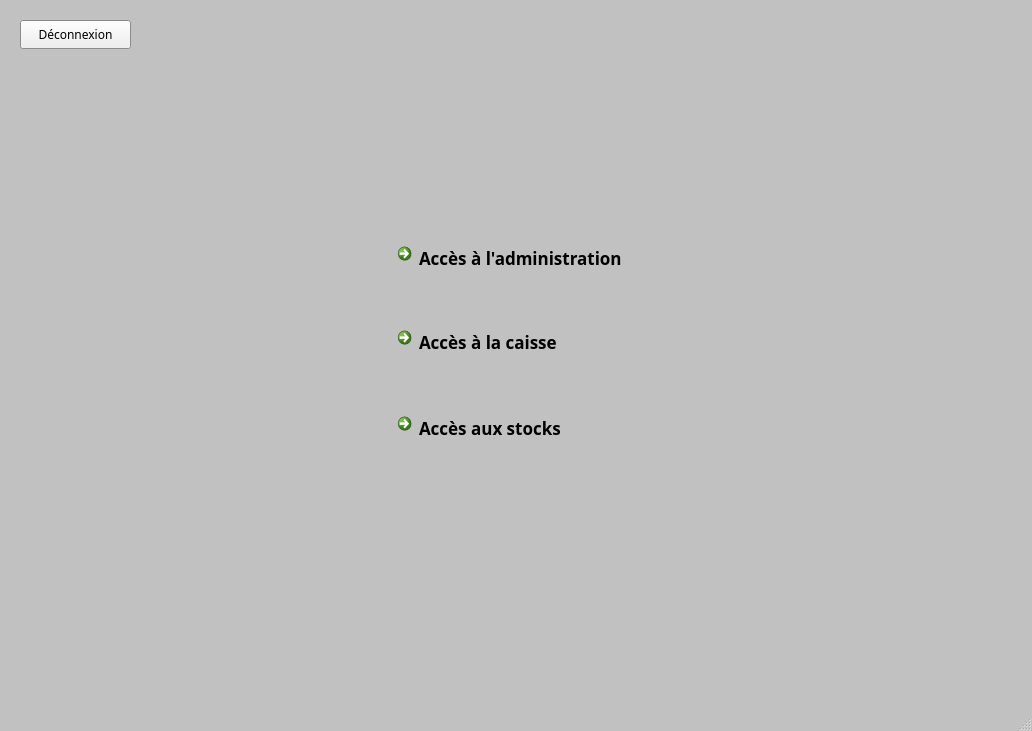
<?xml version="1.0" encoding="UTF-8"?>
<ui version="4.0">
 <class>Menu</class>
 <widget class="QMainWindow" name="Menu">
  <property name="geometry">
   <rect>
    <x>0</x>
    <y>0</y>
    <width>1032</width>
    <height>731</height>
   </rect>
  </property>
  <property name="palette">
   <palette>
    <active>
     <colorrole role="Window">
      <brush brushstyle="SolidPattern">
       <color alpha="255">
        <red>193</red>
        <green>193</green>
        <blue>193</blue>
       </color>
      </brush>
     </colorrole>
    </active>
    <inactive>
     <colorrole role="Window">
      <brush brushstyle="SolidPattern">
       <color alpha="255">
        <red>193</red>
        <green>193</green>
        <blue>193</blue>
       </color>
      </brush>
     </colorrole>
    </inactive>
    <disabled>
     <colorrole role="Base">
      <brush brushstyle="SolidPattern">
       <color alpha="255">
        <red>193</red>
        <green>193</green>
        <blue>193</blue>
       </color>
      </brush>
     </colorrole>
     <colorrole role="Window">
      <brush brushstyle="SolidPattern">
       <color alpha="255">
        <red>193</red>
        <green>193</green>
        <blue>193</blue>
       </color>
      </brush>
     </colorrole>
    </disabled>
   </palette>
  </property>
  <property name="font">
   <font>
    <family>MS Reference Sans Serif</family>
   </font>
  </property>
  <property name="focusPolicy">
   <enum>Qt::FocusPolicy::NoFocus</enum>
  </property>
  <property name="windowTitle">
   <string>MainWindow</string>
  </property>
  <widget class="QWidget" name="centralwidget">
   <widget class="QCommandLinkButton" name="commandLinkButton_admin">
    <property name="geometry">
     <rect>
      <x>390</x>
      <y>236</y>
      <width>321</width>
      <height>51</height>
     </rect>
    </property>
    <property name="font">
     <font>
      <family>MS Reference Sans Serif</family>
      <pointsize>13</pointsize>
     </font>
    </property>
    <property name="text">
     <string>Accès à l'administration</string>
    </property>
    <property name="iconSize">
     <size>
      <width>30</width>
      <height>30</height>
     </size>
    </property>
   </widget>
   <widget class="QCommandLinkButton" name="commandLinkButton_stock">
    <property name="geometry">
     <rect>
      <x>390</x>
      <y>406</y>
      <width>241</width>
      <height>51</height>
     </rect>
    </property>
    <property name="font">
     <font>
      <family>MS Reference Sans Serif</family>
      <pointsize>13</pointsize>
     </font>
    </property>
    <property name="text">
     <string>Accès aux stocks</string>
    </property>
    <property name="iconSize">
     <size>
      <width>30</width>
      <height>30</height>
     </size>
    </property>
   </widget>
   <widget class="QCommandLinkButton" name="commandLinkButton_caisse">
    <property name="geometry">
     <rect>
      <x>390</x>
      <y>320</y>
      <width>231</width>
      <height>51</height>
     </rect>
    </property>
    <property name="font">
     <font>
      <family>MS Reference Sans Serif</family>
      <pointsize>13</pointsize>
     </font>
    </property>
    <property name="text">
     <string>Accès à la caisse</string>
    </property>
    <property name="iconSize">
     <size>
      <width>30</width>
      <height>30</height>
     </size>
    </property>
   </widget>
   <widget class="QPushButton" name="pushButton_deco">
    <property name="geometry">
     <rect>
      <x>20</x>
      <y>20</y>
      <width>111</width>
      <height>29</height>
     </rect>
    </property>
    <property name="palette">
     <palette>
      <active>
       <colorrole role="Midlight">
        <brush brushstyle="SolidPattern">
         <color alpha="255">
          <red>227</red>
          <green>28</green>
          <blue>13</blue>
         </color>
        </brush>
       </colorrole>
      </active>
      <inactive>
       <colorrole role="Midlight">
        <brush brushstyle="SolidPattern">
         <color alpha="255">
          <red>227</red>
          <green>28</green>
          <blue>13</blue>
         </color>
        </brush>
       </colorrole>
      </inactive>
      <disabled>
       <colorrole role="Midlight">
        <brush brushstyle="SolidPattern">
         <color alpha="255">
          <red>227</red>
          <green>28</green>
          <blue>13</blue>
         </color>
        </brush>
       </colorrole>
      </disabled>
     </palette>
    </property>
    <property name="font">
     <font>
      <family>MS Reference Sans Serif</family>
     </font>
    </property>
    <property name="text">
     <string>Déconnexion</string>
    </property>
   </widget>
  </widget>
  <widget class="QMenuBar" name="menubar">
   <property name="geometry">
    <rect>
     <x>0</x>
     <y>0</y>
     <width>1032</width>
     <height>20</height>
    </rect>
   </property>
  </widget>
  <widget class="QStatusBar" name="statusbar"/>
 </widget>
 <resources/>
 <connections/>
</ui>
